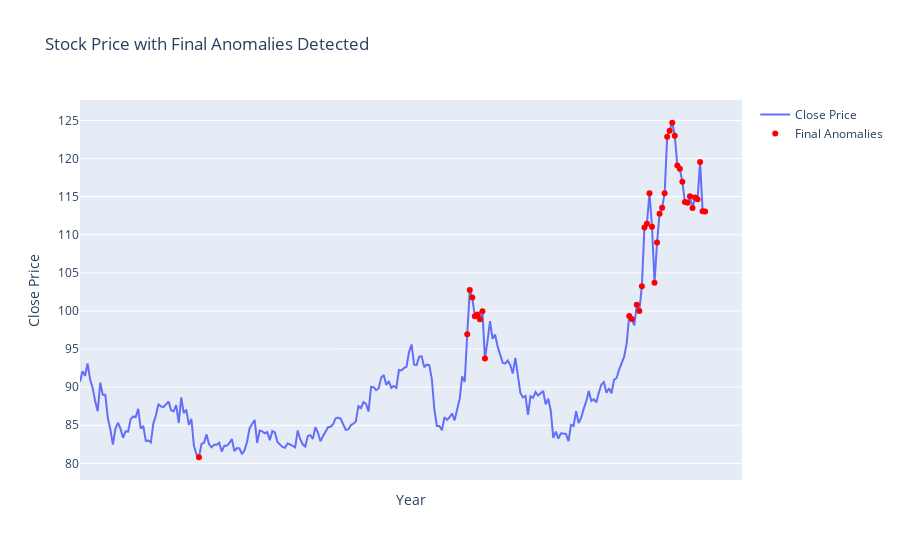

Notebook code cell kept with this figure:
### Code cell
import pandas as pd
import numpy as np
from sklearn.ensemble import IsolationForest
import plotly.graph_objects as go
from prettytable import PrettyTable

# Features for Isolation Forest
features = ['Daily_Return', 'vwap ', 'HIGH ', 'LOW ']  # Add other features as needed

# Select features for Isolation Forest
X = df[features]

# Fit Isolation Forest model
isolation_forest_model = IsolationForest(contamination=0.05)  # Adjust contamination parameter
df['Anomaly_Prediction'] = isolation_forest_model.fit_predict(X)

# Merge results from statistical methods and Isolation Forest
df['Final_Anomaly'] = np.logical_or.reduce([df['Anomalies_Z'], df['Anomalies_MAD'], df['Anomaly_Prediction'] == -1])

# Create an interactive graph using Plotly
fig = go.Figure()

# Line graph for close prices
fig.add_trace(go.Scatter(x=df['Date'], y=df['close '], mode='lines', name='Close Price'))

# Red dots for final anomalies
final_anomaly_dates = df[df['Final_Anomaly']]['Date']
final_anomaly_prices = df[df['Final_Anomaly']]['close ']
fig.add_trace(go.Scatter(x=final_anomaly_dates, y=final_anomaly_prices, mode='markers', marker=dict(color='red'), name='Final Anomalies'))

# Update layout to display only the year on the x-axis
fig.update_xaxes(type='category', tickmode='array', tickvals=df['Date'].dt.year.unique(), ticktext=df['Date'].dt.year.unique(), tickformat='%Y')

# Display the plot
fig.update_layout(title='Stock Price with Final Anomalies Detected', xaxis_title='Year', yaxis_title='Close Price')
fig.show()

### Figure 1 — Plotly figure (JSON) as saved in the notebook; plotly's stock layout.template omitted (floating-point values rounded to 4 significant figures; data arrays with more than 128 entries replaced by an {"elided": "..."} marker saying what was removed)
{"data": [{"mode": "lines", "name": "Close Price", "type": "scatter", "x": {"elided": "248 str values"}, "y": {"elided": "248 float values"}}, {"marker": {"color": "red"}, "mode": "markers", "name": "Final Anomalies", "type": "scatter", "x": ["2023-03-28T00:00:00", "2023-01-09T00:00:00", "2023-04-09T00:00:00", "2023-05-09T00:00:00", "2023-06-09T00:00:00", "2023-07-09T00:00:00", "2023-08-09T00:00:00", "2023-11-09T00:00:00", "2023-12-09T00:00:00", "2023-06-12T00:00:00", "2023-07-12T00:00:00", "2023-11-12T00:00:00", "2023-12-12T00:00:00", "2023-12-13T00:00:00", "2023-12-14T00:00:00", "2023-12-15T00:00:00", "2023-12-18T00:00:00", "2023-12-19T00:00:00", "2023-12-20T00:00:00", "2023-12-21T00:00:00", "2023-12-22T00:00:00", "2023-12-26T00:00:00", "2023-12-27T00:00:00", "2023-12-28T00:00:00", "2023-12-29T00:00:00", "2024-01-01T00:00:00", "2024-02-01T00:00:00", "2024-03-01T00:00:00", "2024-04-01T00:00:00", "2024-05-01T00:00:00", "2024-08-01T00:00:00", "2024-09-01T00:00:00", "2024-10-01T00:00:00", "2024-11-01T00:00:00", "2024-12-01T00:00:00", "2024-01-15T00:00:00", "2024-01-16T00:00:00", "2024-01-17T00:00:00", "2024-01-18T00:00:00"], "y": [80.8, 96.95, 102.8, 101.8, 99.3, 99.55, 98.9, 99.95, 93.75, 99.35, 98.95, 100.8, 100, 103.2, 111.0, 111.5, 115.5, 111.0, 103.7, 109, 112.8, 113.5, 115.5, 122.8, 123.7, 124.7, 123, 119.1, 118.7, 117.0, 114.3, 114.2, 115.0, 113.5, 114.9, 114.7, 119.5, 113.1, 113.0]}], "layout": {"title": {"text": "Stock Price with Final Anomalies Detected"}, "xaxis": {"tickformat": "%Y", "tickmode": "array", "ticktext": [2023, 2024], "tickvals": [2023, 2024], "title": {"text": "Year"}, "type": "category"}, "yaxis": {"title": {"text": "Close Price"}}}}
